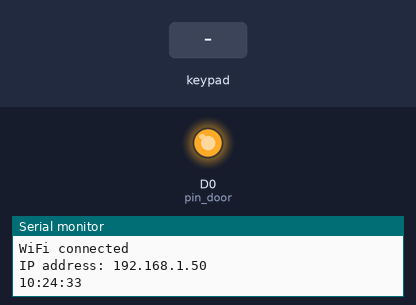
Simulated run of this sketch. Board: ESP8266 (NodeMCU). Shown: output pins drawn as LEDs (lit = HIGH), the last lines printed to the serial monitor. Inputs (shaded band) come from the test bench. WiFi joins after 1.5 s; servers stay silent unless stated; network time is answered at once with the bench clock; the local clock reads 2024-03-15 10:24:30 at power-on unless the sketch sets it; EEPROM starts erased.

Above: at 4.3 s.
4.4 s: keypad keys 1 2 3 4 5 pressed 0.4 s apart
At 6.4 s:
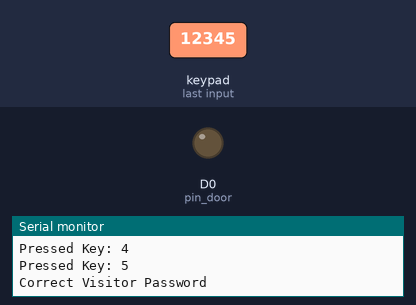
12.4 s: keypad keys 6 7 8 9 0 pressed 0.4 s apart
At 17.3 s:
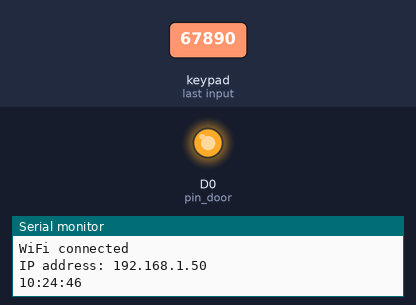
Timing chart, 0 to 18.8 s (numbered marks = the images above; inputs shaded):
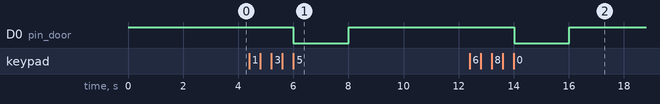

Measured:
- after the input at 4.4 s, D0 (pin_door): HIGH → LOW after 1.6 s, → HIGH 2.0 s later
- after the input at 12.4 s, D0 (pin_door): HIGH → LOW after 1.6 s, → HIGH 2.0 s later

The sketch:

sketch_2018_01_24.ino
```cpp
#include <dummy.h>
#include <ESP8266WiFi.h>
#include <EEPROM.h>
#include <Keypad.h>
#include <WiFiClientSecure.h>
#include <WiFiClient.h>
#include <NTPClient.h>
#include <WiFiUdp.h>

// Assign Wifi connection to AP
char ssid[] = "CanMasdeu";     // your network SSID (name)
char password[] = ""; // your network key

// NTP time client
WiFiUDP ntpUDP;
// You can specify the time server pool and the offset (in seconds, can be
// changed later with setTimeOffset() ). Additionaly you can specify the
// update interval (in milliseconds, can be changed using setUpdateInterval() ).
NTPClient timeClient(ntpUDP, "10.13.0.1", 3600, 60000);

#define pin_door D0 // Connected to active low relay board to door opener
bool panelActivo = true;

const byte ROWS = 4; // Four rows - this is the 1,4,7,* and 2,5,8,0, etc
const byte COLS = 3; // Three columns - this is the 123 and 456 and 789 and *0#

// Define the Keymap
char keys[ROWS][COLS] = {
  {'1', '2', '3'},
  {'4', '5', '6'},
  {'7', '8', '9'},
  {'*', '0', '#'}
};

// Connect keypad ROW0, ROW1, ROW2 and ROW3 to these Arduino pins.
byte rowPins[ROWS] = {5, 4, 0, 2,}; //connect to the row pinouts of the keypad
byte colPins[COLS] = {14, 12, 13};

// Create the Keypad
Keypad kpd = Keypad( makeKeymap(keys), rowPins, colPins, ROWS, COLS );

char password_array[5] = {'1', '2', '3', '4', '5'}; // User Settable Password
int password_length = 5;

char change_password_array[6] = {'5', '6', '8', '9', '#', '*'}; // Enter this combination, wait for buzzer to stop and enter new 4 digit password
int change_password_length = 6;

char master_password_array[5] = {'6', '7', '8', '9', '0'}; // Master Password
int master_password_length = 5;

int both_passwords_length = password_length + master_password_length;

char diagnostics_password_array[5] = {'2', '2', '2', '2', '2'}; // spits out diagnostics to serial
int diagnostics_password_length = 5;

const int door_open_time = 2000;

char input_array[9]; // Circular Buffer for the last pressed buttons
char input_array_length = 9;
int input_pos = 0; // Points to next location in circular buffer to be pressed

void setup() {
    // put your setup code here, to run once:
  pinMode(pin_door, OUTPUT);
  digitalWrite(pin_door, HIGH); //Make sure the door is closed
  Serial.begin(9600); //Serial communication to display
  ESP.wdtDisable();  // turns off watchdog?
  EEPROM.begin(512);  //Initialize EEPROM
  Serial.println(""); //Goto next line, as ESP sends some garbage when you reset it
  //             Print out the passwords and changes after restart - if you have serial monitor open
  Serial.print("Visitor password before reading EEPROM:");
  Serial.println(password_array);
  Serial.print("Master password array before reading EEPROM:");
  Serial.println(master_password_array);
  // read appropriate byte of the EEPROM.
  if ( EEPROM.read ( 0 ) != 0xff ) {     //Read from address 0x00, 0x01, 0x02, etc
    // reads visitor password from EEPROM
    for (int i = 0; i < password_length; ++i ) {
      password_array[i] = EEPROM.read(i);
    }
    // reads master password from EEPROM starting after visitor password
    for (int i = 0; i < master_password_length ; ++i ) {
      master_password_array[i] = EEPROM.read(i + password_length);
    }
    //             Print out the changes after writing from EEPROM after restart - if you have serial monitor open
    Serial.print("Visitor password after over-writing from EEPROM:");
    Serial.println(password_array);
    Serial.print("Master password after over-writing from EEPROM:");
    Serial.println(master_password_array);
  }
  // Set WiFi to station mode and disconnect from an AP if it was Previously
  // connected
  WiFi.mode(WIFI_STA);
  WiFi.disconnect();
  delay(100);

  // attempt to connect to Wifi network:
  Serial.print("Connecting Wifi: ");
  Serial.println(ssid);
  WiFi.begin(ssid, password);
  delay(3000);

  if (WiFi.status() == WL_CONNECTED) {
    Serial.println("");
    Serial.print("IP address: ");
    Serial.println(WiFi.localIP());

    Serial.println("WiFi connected");
    Serial.print("IP address: ");
    Serial.println(WiFi.localIP());

    timeClient.begin();
    timeClient.update();
    Serial.println(timeClient.getFormattedTime());
  }
}


void loop() // this is the loop that runs all the time
{
  doKeypad();
  ESP.wdtFeed();
}


void doKeypad() {
  char key = kpd.getKey();
  if (key) {
    Serial.print("Pressed Key: ");
    Serial.println(key);
        input_array[input_pos] = key;
    input_pos = (input_pos + 1) % input_array_length;

    // Check for guest password
    int password_correct = 1;
    for (int i = 0; i < password_length; i++) { // Check each Password Digit againt the last pressed buttons
      if (input_array[(input_pos + i + input_array_length - password_length) %  input_array_length] != password_array[i]) { // "input_array_length" is added again to make sure we don't take the mod of a negative number
        password_correct = 0;
      }
    }

    // Check Guest Password, if correct, Open Door, and check wifi connected
    if (password_correct == 1) {
      Serial.println("Correct Visitor Password");
      // Open Door, connect wifi if not connected
      digitalWrite(pin_door, LOW);
      if (WiFi.status() != WL_CONNECTED) {
        WiFi.begin(ssid, password);
      }
      // Close door
      delay(door_open_time);
      digitalWrite(pin_door, HIGH);

      if (WiFi.status() == WL_CONNECTED) {
        Serial.println("");
        Serial.print("IP address: ");
        Serial.println(WiFi.localIP());

        Serial.println("WiFi connected");
        Serial.print("IP address: ");
        Serial.println(WiFi.localIP());

        timeClient.begin();
        timeClient.update();
        Serial.println(timeClient.getFormattedTime());
        Serial.println();
      }
    }

    // Check master password, if correct, open door, and check wifi is connected
    int master_password_correct = 1;
    for (int i = 0; i < master_password_length; i++) {
      if (input_array[(input_pos + i + input_array_length - master_password_length) %  input_array_length] != master_password_array[i]) {
        master_password_correct = 0;
      }
    }
    if (master_password_correct == 1) {
      Serial.println("Correct Master Password");
      // Open Door, connect wifi if not connected
      digitalWrite(pin_door, LOW);
      if (WiFi.status() != WL_CONNECTED) {
        WiFi.begin(ssid, password);
      }
      // Close door
      delay(door_open_time);
      digitalWrite(pin_door, HIGH);

      if (WiFi.status() == WL_CONNECTED) {
        Serial.println("");
        Serial.print("IP address: ");
        Serial.println(WiFi.localIP());

        Serial.println("WiFi connected");
        Serial.print("IP address: ");
        Serial.println(WiFi.localIP());

        timeClient.begin();
        timeClient.update();
        Serial.println(timeClient.getFormattedTime());
        Serial.println();
      }
    }

    // Check for diagnostics password
    int diagnostics_password_correct = 1;
    for (int i = 0; i < diagnostics_password_length; i++) {
      if (input_array[(input_pos + i + input_array_length - diagnostics_password_length) %  input_array_length] != diagnostics_password_array[i]) {
        diagnostics_password_correct = 0;
      }
    }
    if (diagnostics_password_correct == 1) {
      Serial.println("Correct Diagnostics Password");
      Serial.println(diagnostics_password_array);
      Serial.println();
      Serial.println("Visitor Password Array");
      Serial.println(password_array);
      Serial.println();
      Serial.println("Master Password Array");
      Serial.println(master_password_array);
      Serial.println();
      Serial.println("Change Password Array");
      Serial.println(change_password_array);
      Serial.println();
      timeClient.update();
      Serial.println(timeClient.getFormattedTime());
    }

    // Check for password change code
    int change_password_correct = 1;
    for (int i = 0; i < change_password_length; i++) {
      if (input_array[(input_pos + i + input_array_length - change_password_length) %  input_array_length] != change_password_array[i]) {
        change_password_correct = 0;
      }
    }

    // if password change is enabled, open door three times quickly so user knows they are changing the code, then once visitor code is changed, five times.
    // after the 5 opens/buzzes, user must enter master code, then the door will open/buzz 7 times
    if (change_password_correct == 1) {
      Serial.println("Wait 3 buzzes, then enter new visitor password");
      for (int i=0; i < 4; i++) {
        delay(door_open_time / 50);
        digitalWrite(pin_door, LOW);
        delay(door_open_time / 50);
        digitalWrite(pin_door, HIGH);
      }

      Serial.print("Old visitors code: ");
      Serial.println(password_array);

      for (int i = 0; i < password_length; i++) {
        key = 0;
        while (key == 0) {
          key = kpd.getKey();
          ESP.wdtFeed();
        }
        password_array[i] = key;
        Serial.print(key);
      }
      Serial.println();
      Serial.println("The Five buzzes confirm that visitor password is saved");
      Serial.print("New visitor password: ");
      Serial.println(password_array);
      // writes each digit to EEPROM
      for ( int i = 0; i < password_length; ++i ) {
        Serial.print("count is: ");
        Serial.println(i);
        EEPROM.write(i, password_array[i]);
        EEPROM.commit();
      }

      // Five buzzes
      for (int i=0; i < 6; i++) {
        delay(door_open_time / 50);
        digitalWrite(pin_door, LOW);
        delay(door_open_time / 50);
        digitalWrite(pin_door, HIGH);
      }

      // Enter Master Password
      Serial.print("Old Master Password: ");
      Serial.println(master_password_array);
      Serial.println("Now enter new master password");
      for (int i = 0; i < master_password_length; i++) {
        key = 0;
        while (key == 0) {
          key = kpd.getKey();
          ESP.wdtFeed();
        }
        master_password_array[i] = key;

        Serial.print(key);
      }
      Serial.println();
      Serial.println("The Nine buzzes confirm that new master password is saved");
      Serial.print("New Master Password: ");
      Serial.println(master_password_array);
      // writes each digit to EEPROM
      for ( int i = 0; i < master_password_length; ++i ) {
        EEPROM.write(i + password_length, master_password_array[i]);
        EEPROM.commit();
      }
      for (int i=0; i < 10; i++) {
        delay(door_open_time / 50);
        digitalWrite(pin_door, LOW);
        delay(door_open_time / 50);
        digitalWrite(pin_door, HIGH);
      }
    }
  }
}
```
